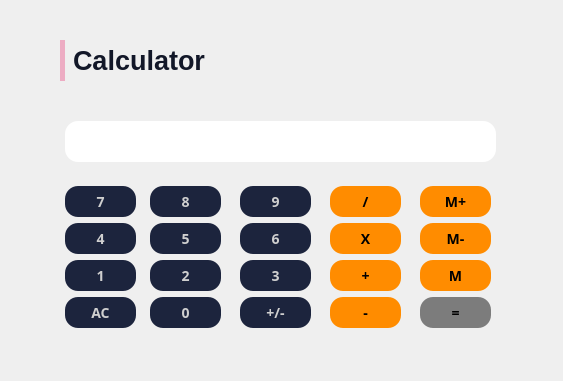
<?xml version="1.0" encoding="UTF-8"?>
<ui version="4.0">
 <class>calculator</class>
 <widget class="QDialog" name="calculator">
  <property name="geometry">
   <rect>
    <x>0</x>
    <y>0</y>
    <width>563</width>
    <height>381</height>
   </rect>
  </property>
  <property name="windowTitle">
   <string>Dialog</string>
  </property>
  <widget class="QPushButton" name="ChangeSign">
   <property name="geometry">
    <rect>
     <x>240</x>
     <y>297</y>
     <width>71</width>
     <height>31</height>
    </rect>
   </property>
   <property name="sizePolicy">
    <sizepolicy hsizetype="Preferred" vsizetype="Preferred">
     <horstretch>0</horstretch>
     <verstretch>0</verstretch>
    </sizepolicy>
   </property>
   <property name="styleSheet">
    <string notr="true">QPushButton{

text-align:left;
    background-color: rgb(28, 36, 61);
  border-color: rgb(0, 0, 238);
  font: inherit;
  height: auto;
  padding: 0;
  text-align: start;
  text-decoration: underline;
  width: auto;
text-decoration:none;
font-family:Poppins;
font-weight:500;
font-size:14px;
color:rgb(207, 207, 207);
border-radius: 13px;
}
QPushButton::hover {
    background-color: rgb(4, 4, 4);

  

}</string>
   </property>
   <property name="text">
    <string>+/-</string>
   </property>
  </widget>
  <widget class="QPushButton" name="Button8">
   <property name="geometry">
    <rect>
     <x>150</x>
     <y>186</y>
     <width>71</width>
     <height>31</height>
    </rect>
   </property>
   <property name="sizePolicy">
    <sizepolicy hsizetype="Preferred" vsizetype="Preferred">
     <horstretch>0</horstretch>
     <verstretch>0</verstretch>
    </sizepolicy>
   </property>
   <property name="styleSheet">
    <string notr="true">QPushButton{

text-align:left;
    background-color: rgb(28, 36, 61);
  border-color: rgb(0, 0, 238);
  font: inherit;
  height: auto;
  padding: 0;
  text-align: start;
  text-decoration: underline;
  width: auto;
text-decoration:none;
font-family:Poppins;
font-weight:500;
font-size:14px;
color:rgb(207, 207, 207);
border-radius: 13px;
}
QPushButton::hover {
    background-color: rgb(4, 4, 4);

  

}</string>
   </property>
   <property name="text">
    <string>8</string>
   </property>
  </widget>
  <widget class="QPushButton" name="Button1">
   <property name="geometry">
    <rect>
     <x>65</x>
     <y>260</y>
     <width>71</width>
     <height>31</height>
    </rect>
   </property>
   <property name="sizePolicy">
    <sizepolicy hsizetype="Preferred" vsizetype="Preferred">
     <horstretch>0</horstretch>
     <verstretch>0</verstretch>
    </sizepolicy>
   </property>
   <property name="styleSheet">
    <string notr="true">QPushButton{

text-align:left;
    background-color: rgb(28, 36, 61);
  border-color: rgb(0, 0, 238);
  font: inherit;
  height: auto;
  padding: 0;
  text-align: start;
  text-decoration: underline;
  width: auto;
text-decoration:none;
font-family:Poppins;
font-weight:500;
font-size:14px;
color:rgb(207, 207, 207);
border-radius: 13px;
}
QPushButton::hover {
    background-color: rgb(4, 4, 4);

  

}</string>
   </property>
   <property name="text">
    <string>1</string>
   </property>
  </widget>
  <widget class="QPushButton" name="Button9">
   <property name="geometry">
    <rect>
     <x>240</x>
     <y>186</y>
     <width>71</width>
     <height>31</height>
    </rect>
   </property>
   <property name="sizePolicy">
    <sizepolicy hsizetype="Preferred" vsizetype="Preferred">
     <horstretch>0</horstretch>
     <verstretch>0</verstretch>
    </sizepolicy>
   </property>
   <property name="styleSheet">
    <string notr="true">QPushButton{

text-align:left;
    background-color: rgb(28, 36, 61);
  border-color: rgb(0, 0, 238);
  font: inherit;
  height: auto;
  padding: 0;
  text-align: start;
  text-decoration: underline;
  width: auto;
text-decoration:none;
font-family:Poppins;
font-weight:500;
font-size:14px;
color:rgb(207, 207, 207);
border-radius: 13px;
}
QPushButton::hover {
    background-color: rgb(4, 4, 4);

  

}</string>
   </property>
   <property name="text">
    <string>9</string>
   </property>
  </widget>
  <widget class="QPushButton" name="Button0">
   <property name="geometry">
    <rect>
     <x>150</x>
     <y>297</y>
     <width>71</width>
     <height>31</height>
    </rect>
   </property>
   <property name="sizePolicy">
    <sizepolicy hsizetype="Preferred" vsizetype="Preferred">
     <horstretch>0</horstretch>
     <verstretch>0</verstretch>
    </sizepolicy>
   </property>
   <property name="styleSheet">
    <string notr="true">QPushButton{

text-align:left;
    background-color: rgb(28, 36, 61);
  border-color: rgb(0, 0, 238);
  font: inherit;
  height: auto;
  padding: 0;
  text-align: start;
  text-decoration: underline;
  width: auto;
text-decoration:none;
font-family:Poppins;
font-weight:500;
font-size:14px;
color:rgb(207, 207, 207);
border-radius: 13px;
}
QPushButton::hover {
    background-color: rgb(4, 4, 4);

  

}</string>
   </property>
   <property name="text">
    <string>0</string>
   </property>
  </widget>
  <widget class="QPushButton" name="Add">
   <property name="geometry">
    <rect>
     <x>330</x>
     <y>260</y>
     <width>71</width>
     <height>31</height>
    </rect>
   </property>
   <property name="sizePolicy">
    <sizepolicy hsizetype="Preferred" vsizetype="Preferred">
     <horstretch>0</horstretch>
     <verstretch>0</verstretch>
    </sizepolicy>
   </property>
   <property name="font">
    <font>
     <family>Poppins</family>
     <pointsize>-1</pointsize>
     <weight>62</weight>
     <italic>false</italic>
     <bold>true</bold>
     <underline>false</underline>
     <strikeout>false</strikeout>
    </font>
   </property>
   <property name="styleSheet">
    <string notr="true">
 
QPushButton{

text-align:left;
    background-color: #FF8C00;
  border-color: rgb(0, 0, 238);
  font: inherit;
  height: auto;
  padding: 0;
  text-align: start;
  text-decoration: underline;
  width: auto;
text-decoration:none;
font-family:Poppins;
font-weight:500;
font-size:14px;
border-radius: 13px;
}
QPushButton::hover {
    background-color: rgb(255, 255, 255);

  

}</string>
   </property>
   <property name="text">
    <string>+</string>
   </property>
  </widget>
  <widget class="QPushButton" name="MemClear">
   <property name="geometry">
    <rect>
     <x>420</x>
     <y>223</y>
     <width>71</width>
     <height>31</height>
    </rect>
   </property>
   <property name="sizePolicy">
    <sizepolicy hsizetype="Preferred" vsizetype="Preferred">
     <horstretch>0</horstretch>
     <verstretch>0</verstretch>
    </sizepolicy>
   </property>
   <property name="font">
    <font>
     <family>Poppins</family>
     <pointsize>-1</pointsize>
     <weight>62</weight>
     <italic>false</italic>
     <bold>true</bold>
     <underline>false</underline>
     <strikeout>false</strikeout>
    </font>
   </property>
   <property name="styleSheet">
    <string notr="true">
 
QPushButton{

text-align:left;
    background-color: #FF8C00;
  border-color: rgb(0, 0, 238);
  font: inherit;
  height: auto;
  padding: 0;
  text-align: start;
  text-decoration: underline;
  width: auto;
text-decoration:none;
font-family:Poppins;
font-weight:500;
font-size:14px;
border-radius: 13px;
}
QPushButton::hover {
    background-color: rgb(255, 255, 255);

  

}</string>
   </property>
   <property name="text">
    <string>M-</string>
   </property>
  </widget>
  <widget class="QLabel" name="label_ph">
   <property name="geometry">
    <rect>
     <x>0</x>
     <y>0</y>
     <width>561</width>
     <height>381</height>
    </rect>
   </property>
   <property name="text">
    <string/>
   </property>
  </widget>
  <widget class="QPushButton" name="Button5">
   <property name="geometry">
    <rect>
     <x>150</x>
     <y>223</y>
     <width>71</width>
     <height>31</height>
    </rect>
   </property>
   <property name="sizePolicy">
    <sizepolicy hsizetype="Preferred" vsizetype="Preferred">
     <horstretch>0</horstretch>
     <verstretch>0</verstretch>
    </sizepolicy>
   </property>
   <property name="styleSheet">
    <string notr="true">QPushButton{

text-align:left;
    background-color: rgb(28, 36, 61);
  border-color: rgb(0, 0, 238);
  font: inherit;
  height: auto;
  padding: 0;
  text-align: start;
  text-decoration: underline;
  width: auto;
text-decoration:none;
font-family:Poppins;
font-weight:500;
font-size:14px;
color:rgb(207, 207, 207);
border-radius: 13px;
}
QPushButton::hover {
    background-color: rgb(4, 4, 4);

  

}</string>
   </property>
   <property name="text">
    <string>5</string>
   </property>
  </widget>
  <widget class="QPushButton" name="MemAdd">
   <property name="geometry">
    <rect>
     <x>420</x>
     <y>186</y>
     <width>71</width>
     <height>31</height>
    </rect>
   </property>
   <property name="sizePolicy">
    <sizepolicy hsizetype="Preferred" vsizetype="Preferred">
     <horstretch>0</horstretch>
     <verstretch>0</verstretch>
    </sizepolicy>
   </property>
   <property name="font">
    <font>
     <family>Poppins</family>
     <pointsize>-1</pointsize>
     <weight>62</weight>
     <italic>false</italic>
     <bold>true</bold>
     <underline>false</underline>
     <strikeout>false</strikeout>
    </font>
   </property>
   <property name="styleSheet">
    <string notr="true">
 
QPushButton{

text-align:left;
    background-color: #FF8C00;
  border-color: rgb(0, 0, 238);
  font: inherit;
  height: auto;
  padding: 0;
  text-align: start;
  text-decoration: underline;
  width: auto;
text-decoration:none;
font-family:Poppins;
font-weight:500;
font-size:14px;
border-radius: 13px;
}
QPushButton::hover {
    background-color: rgb(255, 255, 255);

  

}</string>
   </property>
   <property name="text">
    <string>M+</string>
   </property>
  </widget>
  <widget class="QPushButton" name="Multiply">
   <property name="geometry">
    <rect>
     <x>330</x>
     <y>223</y>
     <width>71</width>
     <height>31</height>
    </rect>
   </property>
   <property name="sizePolicy">
    <sizepolicy hsizetype="Preferred" vsizetype="Preferred">
     <horstretch>0</horstretch>
     <verstretch>0</verstretch>
    </sizepolicy>
   </property>
   <property name="font">
    <font>
     <family>Poppins</family>
     <pointsize>-1</pointsize>
     <weight>62</weight>
     <italic>false</italic>
     <bold>true</bold>
     <underline>false</underline>
     <strikeout>false</strikeout>
    </font>
   </property>
   <property name="styleSheet">
    <string notr="true">
 
QPushButton{

text-align:left;
    background-color: #FF8C00;
  border-color: rgb(0, 0, 238);
  font: inherit;
  height: auto;
  padding: 0;
  text-align: start;
  text-decoration: underline;
  width: auto;
text-decoration:none;
font-family:Poppins;
font-weight:500;
font-size:14px;
border-radius: 13px;
}
QPushButton::hover {
    background-color: rgb(255, 255, 255);

  

}</string>
   </property>
   <property name="text">
    <string>X</string>
   </property>
  </widget>
  <widget class="QPushButton" name="Button6">
   <property name="geometry">
    <rect>
     <x>240</x>
     <y>223</y>
     <width>71</width>
     <height>31</height>
    </rect>
   </property>
   <property name="sizePolicy">
    <sizepolicy hsizetype="Preferred" vsizetype="Preferred">
     <horstretch>0</horstretch>
     <verstretch>0</verstretch>
    </sizepolicy>
   </property>
   <property name="styleSheet">
    <string notr="true">QPushButton{

text-align:left;
    background-color: rgb(28, 36, 61);
  border-color: rgb(0, 0, 238);
  font: inherit;
  height: auto;
  padding: 0;
  text-align: start;
  text-decoration: underline;
  width: auto;
text-decoration:none;
font-family:Poppins;
font-weight:500;
font-size:14px;
color:rgb(207, 207, 207);
border-radius: 13px;
}
QPushButton::hover {
    background-color: rgb(4, 4, 4);

  

}</string>
   </property>
   <property name="text">
    <string>6</string>
   </property>
  </widget>
  <widget class="QPushButton" name="Button7">
   <property name="geometry">
    <rect>
     <x>65</x>
     <y>186</y>
     <width>71</width>
     <height>31</height>
    </rect>
   </property>
   <property name="sizePolicy">
    <sizepolicy hsizetype="Preferred" vsizetype="Preferred">
     <horstretch>0</horstretch>
     <verstretch>0</verstretch>
    </sizepolicy>
   </property>
   <property name="styleSheet">
    <string notr="true">QPushButton{

text-align:left;
    background-color: rgb(28, 36, 61);
  border-color: rgb(0, 0, 238);
  font: inherit;
  height: auto;
  padding: 0;
  text-align: start;
  text-decoration: underline;
  width: auto;
text-decoration:none;
font-family:Poppins;
font-weight:500;
font-size:14px;
color:rgb(207, 207, 207);
border-radius: 13px;
}
QPushButton::hover {
    background-color: rgb(4, 4, 4);

  

}</string>
   </property>
   <property name="text">
    <string>7</string>
   </property>
  </widget>
  <widget class="QPushButton" name="MemGet">
   <property name="geometry">
    <rect>
     <x>420</x>
     <y>260</y>
     <width>71</width>
     <height>31</height>
    </rect>
   </property>
   <property name="sizePolicy">
    <sizepolicy hsizetype="Preferred" vsizetype="Preferred">
     <horstretch>0</horstretch>
     <verstretch>0</verstretch>
    </sizepolicy>
   </property>
   <property name="font">
    <font>
     <family>Poppins</family>
     <pointsize>-1</pointsize>
     <weight>62</weight>
     <italic>false</italic>
     <bold>true</bold>
     <underline>false</underline>
     <strikeout>false</strikeout>
    </font>
   </property>
   <property name="styleSheet">
    <string notr="true">
 
QPushButton{

text-align:left;
    background-color: #FF8C00;
  border-color: rgb(0, 0, 238);
  font: inherit;
  height: auto;
  padding: 0;
  text-align: start;
  text-decoration: underline;
  width: auto;
text-decoration:none;
font-family:Poppins;
font-weight:500;
font-size:14px;
border-radius: 13px;
}
QPushButton::hover {
    background-color: rgb(255, 255, 255);

  

}</string>
   </property>
   <property name="text">
    <string>M</string>
   </property>
  </widget>
  <widget class="QPushButton" name="Button2">
   <property name="geometry">
    <rect>
     <x>150</x>
     <y>260</y>
     <width>71</width>
     <height>31</height>
    </rect>
   </property>
   <property name="sizePolicy">
    <sizepolicy hsizetype="Preferred" vsizetype="Preferred">
     <horstretch>0</horstretch>
     <verstretch>0</verstretch>
    </sizepolicy>
   </property>
   <property name="styleSheet">
    <string notr="true">QPushButton{

text-align:left;
    background-color: rgb(28, 36, 61);
  border-color: rgb(0, 0, 238);
  font: inherit;
  height: auto;
  padding: 0;
  text-align: start;
  text-decoration: underline;
  width: auto;
text-decoration:none;
font-family:Poppins;
font-weight:500;
font-size:14px;
color:rgb(207, 207, 207);
border-radius: 13px;
}
QPushButton::hover {
    background-color: rgb(4, 4, 4);

  

}</string>
   </property>
   <property name="text">
    <string>2</string>
   </property>
  </widget>
  <widget class="QPushButton" name="Button4">
   <property name="geometry">
    <rect>
     <x>65</x>
     <y>223</y>
     <width>71</width>
     <height>31</height>
    </rect>
   </property>
   <property name="sizePolicy">
    <sizepolicy hsizetype="Preferred" vsizetype="Preferred">
     <horstretch>0</horstretch>
     <verstretch>0</verstretch>
    </sizepolicy>
   </property>
   <property name="styleSheet">
    <string notr="true">QPushButton{

text-align:left;
    background-color: rgb(28, 36, 61);
  border-color: rgb(0, 0, 238);
  font: inherit;
  height: auto;
  padding: 0;
  text-align: start;
  text-decoration: underline;
  width: auto;
text-decoration:none;
font-family:Poppins;
font-weight:500;
font-size:14px;
color:rgb(207, 207, 207);
border-radius: 13px;
}
QPushButton::hover {
    background-color: rgb(4, 4, 4);

  

}</string>
   </property>
   <property name="text">
    <string>4</string>
   </property>
  </widget>
  <widget class="QLineEdit" name="Display">
   <property name="geometry">
    <rect>
     <x>65</x>
     <y>121</y>
     <width>431</width>
     <height>41</height>
    </rect>
   </property>
   <property name="sizePolicy">
    <sizepolicy hsizetype="Preferred" vsizetype="Expanding">
     <horstretch>0</horstretch>
     <verstretch>0</verstretch>
    </sizepolicy>
   </property>
   <property name="font">
    <font>
     <family>Poppins</family>
     <pointsize>-1</pointsize>
     <weight>62</weight>
     <italic>false</italic>
     <bold>true</bold>
     <underline>false</underline>
     <strikeout>false</strikeout>
    </font>
   </property>
   <property name="styleSheet">
    <string notr="true">QLineEdit {




 


text-align:left;
    background-color: rgb(255, 255, 255);
  border-color: rgb(0, 0, 238);
  font: inherit;
  height: auto;
  padding: 0;
  text-align: start;
  text-decoration: underline;
  width: auto;
text-decoration:none;
font-family:Poppins;
font-weight:500;
font-size:14px;
border-radius: 13px;






}</string>
   </property>
   <property name="text">
    <string/>
   </property>
   <property name="alignment">
    <set>Qt::AlignRight|Qt::AlignTrailing|Qt::AlignVCenter</set>
   </property>
  </widget>
  <widget class="QPushButton" name="Subtract">
   <property name="geometry">
    <rect>
     <x>330</x>
     <y>297</y>
     <width>71</width>
     <height>31</height>
    </rect>
   </property>
   <property name="sizePolicy">
    <sizepolicy hsizetype="Preferred" vsizetype="Preferred">
     <horstretch>0</horstretch>
     <verstretch>0</verstretch>
    </sizepolicy>
   </property>
   <property name="font">
    <font>
     <family>Poppins</family>
     <pointsize>-1</pointsize>
     <weight>62</weight>
     <italic>false</italic>
     <bold>true</bold>
     <underline>false</underline>
     <strikeout>false</strikeout>
    </font>
   </property>
   <property name="styleSheet">
    <string notr="true">
 
QPushButton{

text-align:left;
    background-color: #FF8C00;
  border-color: rgb(0, 0, 238);
  font: inherit;
  height: auto;
  padding: 0;
  text-align: start;
  text-decoration: underline;
  width: auto;
text-decoration:none;
font-family:Poppins;
font-weight:500;
font-size:14px;
border-radius: 13px;
}
QPushButton::hover {
    background-color: rgb(255, 255, 255);

  

}</string>
   </property>
   <property name="text">
    <string>-</string>
   </property>
  </widget>
  <widget class="QPushButton" name="Equals">
   <property name="geometry">
    <rect>
     <x>420</x>
     <y>297</y>
     <width>71</width>
     <height>31</height>
    </rect>
   </property>
   <property name="sizePolicy">
    <sizepolicy hsizetype="Preferred" vsizetype="Preferred">
     <horstretch>0</horstretch>
     <verstretch>0</verstretch>
    </sizepolicy>
   </property>
   <property name="font">
    <font>
     <family>Poppins</family>
     <pointsize>-1</pointsize>
     <weight>62</weight>
     <italic>false</italic>
     <bold>true</bold>
     <underline>false</underline>
     <strikeout>false</strikeout>
    </font>
   </property>
   <property name="styleSheet">
    <string notr="true">
 
QPushButton{

text-align:left;
    background-color: rgb(124, 124, 124);
  border-color: rgb(0, 0, 238);
  font: inherit;
  height: auto;
  padding: 0;
  text-align: start;
  text-decoration: underline;
  width: auto;
text-decoration:none;
font-family:Poppins;
font-weight:500;
font-size:14px;
border-radius: 13px;
}
QPushButton::hover {
    background-color: rgb(255, 255, 255);

  

}</string>
   </property>
   <property name="text">
    <string>=</string>
   </property>
  </widget>
  <widget class="QPushButton" name="Divide">
   <property name="geometry">
    <rect>
     <x>330</x>
     <y>186</y>
     <width>71</width>
     <height>31</height>
    </rect>
   </property>
   <property name="sizePolicy">
    <sizepolicy hsizetype="Preferred" vsizetype="Preferred">
     <horstretch>0</horstretch>
     <verstretch>0</verstretch>
    </sizepolicy>
   </property>
   <property name="font">
    <font>
     <family>Poppins</family>
     <pointsize>-1</pointsize>
     <weight>62</weight>
     <italic>false</italic>
     <bold>true</bold>
     <underline>false</underline>
     <strikeout>false</strikeout>
    </font>
   </property>
   <property name="styleSheet">
    <string notr="true">
 
QPushButton{

text-align:left;
    background-color: #FF8C00;
  border-color: rgb(0, 0, 238);
  font: inherit;
  height: auto;
  padding: 0;
  text-align: start;
  text-decoration: underline;
  width: auto;
text-decoration:none;
font-family:Poppins;
font-weight:500;
font-size:14px;
border-radius: 13px;
}
QPushButton::hover {
    background-color: rgb(255, 255, 255);

  

}</string>
   </property>
   <property name="text">
    <string>/</string>
   </property>
  </widget>
  <widget class="QPushButton" name="Button3">
   <property name="geometry">
    <rect>
     <x>240</x>
     <y>260</y>
     <width>71</width>
     <height>31</height>
    </rect>
   </property>
   <property name="sizePolicy">
    <sizepolicy hsizetype="Preferred" vsizetype="Preferred">
     <horstretch>0</horstretch>
     <verstretch>0</verstretch>
    </sizepolicy>
   </property>
   <property name="styleSheet">
    <string notr="true">QPushButton{

text-align:left;
    background-color: rgb(28, 36, 61);
  border-color: rgb(0, 0, 238);
  font: inherit;
  height: auto;
  padding: 0;
  text-align: start;
  text-decoration: underline;
  width: auto;
text-decoration:none;
font-family:Poppins;
font-weight:500;
font-size:14px;
color:rgb(207, 207, 207);
border-radius: 13px;
}
QPushButton::hover {
    background-color: rgb(4, 4, 4);

  

}</string>
   </property>
   <property name="text">
    <string>3</string>
   </property>
  </widget>
  <widget class="QPushButton" name="Clear">
   <property name="geometry">
    <rect>
     <x>65</x>
     <y>297</y>
     <width>71</width>
     <height>31</height>
    </rect>
   </property>
   <property name="sizePolicy">
    <sizepolicy hsizetype="Preferred" vsizetype="Preferred">
     <horstretch>0</horstretch>
     <verstretch>0</verstretch>
    </sizepolicy>
   </property>
   <property name="styleSheet">
    <string notr="true">QPushButton{

text-align:left;
    background-color: rgb(28, 36, 61);
  border-color: rgb(0, 0, 238);
  font: inherit;
  height: auto;
  padding: 0;
  text-align: start;
  text-decoration: underline;
  width: auto;
text-decoration:none;
font-family:Poppins;
font-weight:500;
font-size:14px;
color:rgb(207, 207, 207);
border-radius: 13px;
}
QPushButton::hover {
    background-color: rgb(4, 4, 4);

  

}</string>
   </property>
   <property name="text">
    <string>AC</string>
   </property>
  </widget>
  <widget class="QLabel" name="label_34">
   <property name="geometry">
    <rect>
     <x>60</x>
     <y>40</y>
     <width>371</width>
     <height>41</height>
    </rect>
   </property>
   <property name="styleSheet">
    <string notr="true">font-family: 'Poppins';
font-style: normal;
background:rgba(0,0,0,0);
font-weight: 600;
font-size: 27px;
color: rgb(18,23,40);
border-left: 5px solid rgb(237,172,195);
padding-left: 1px;

</string>
   </property>
   <property name="text">
    <string>Calculator</string>
   </property>
  </widget>
  <zorder>label_ph</zorder>
  <zorder>ChangeSign</zorder>
  <zorder>Button8</zorder>
  <zorder>Button1</zorder>
  <zorder>Button9</zorder>
  <zorder>Button0</zorder>
  <zorder>Add</zorder>
  <zorder>MemClear</zorder>
  <zorder>Button5</zorder>
  <zorder>MemAdd</zorder>
  <zorder>Multiply</zorder>
  <zorder>Button6</zorder>
  <zorder>Button7</zorder>
  <zorder>MemGet</zorder>
  <zorder>Button2</zorder>
  <zorder>Button4</zorder>
  <zorder>Display</zorder>
  <zorder>Subtract</zorder>
  <zorder>Equals</zorder>
  <zorder>Divide</zorder>
  <zorder>Button3</zorder>
  <zorder>Clear</zorder>
  <zorder>label_34</zorder>
 </widget>
 <resources/>
 <connections/>
</ui>
